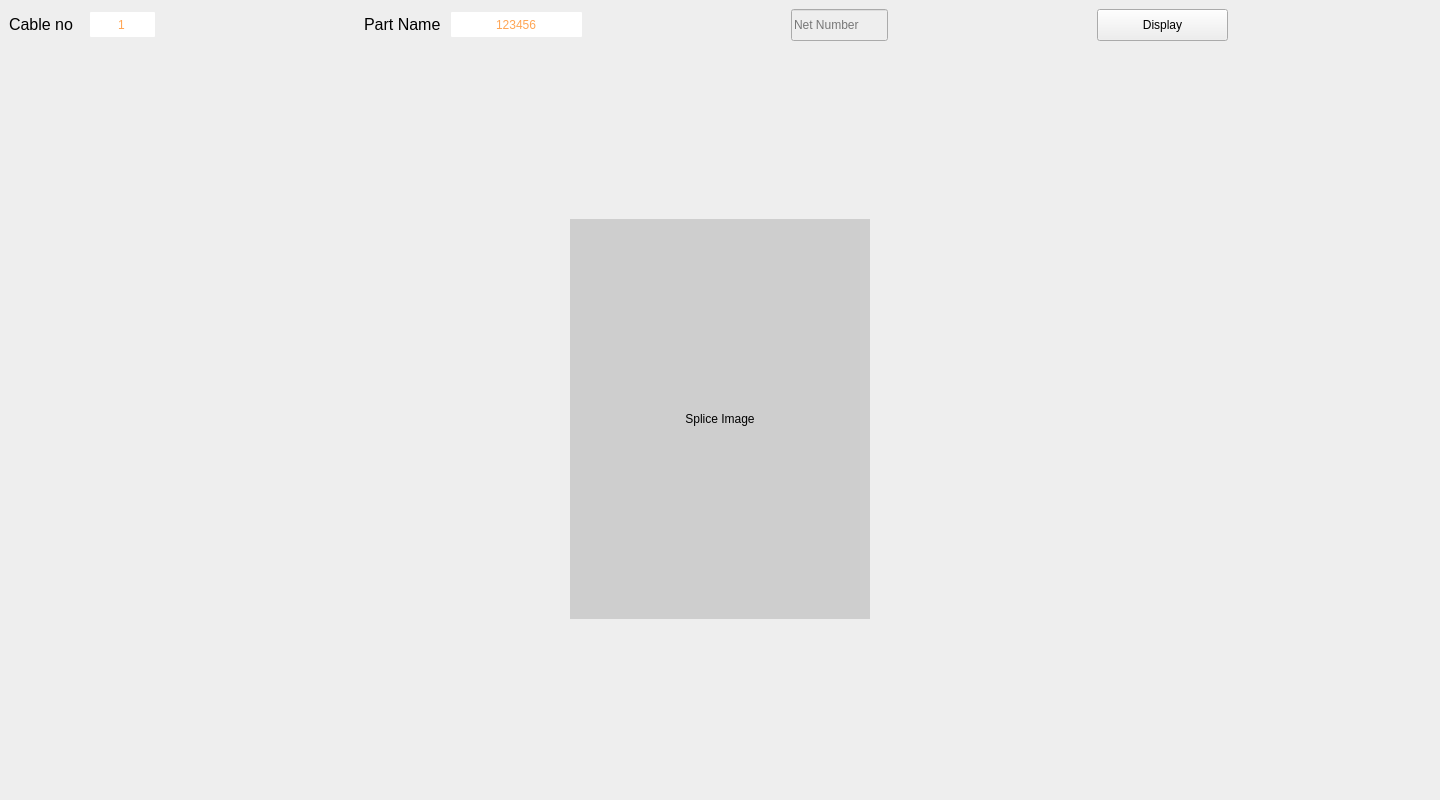
<?xml version="1.0" encoding="UTF-8"?>
<ui version="4.0">
 <class>MainWindow</class>
 <widget class="QMainWindow" name="MainWindow">
  <property name="geometry">
   <rect>
    <x>0</x>
    <y>0</y>
    <width>1440</width>
    <height>800</height>
   </rect>
  </property>
  <property name="minimumSize">
   <size>
    <width>300</width>
    <height>400</height>
   </size>
  </property>
  <property name="windowTitle">
   <string>MainWindow</string>
  </property>
  <property name="styleSheet">
   <string notr="true">background-color: rgb(238, 238, 238);</string>
  </property>
  <widget class="QWidget" name="centralwidget">
   <layout class="QGridLayout" name="gridLayout">
    <item row="0" column="0">
     <layout class="QHBoxLayout" name="horizontalLayout">
      <item>
       <layout class="QVBoxLayout" name="verticalLayout">
        <item>
         <layout class="QHBoxLayout" name="horizontalLayout_3">
          <item>
           <widget class="QLabel" name="label_8">
            <property name="minimumSize">
             <size>
              <width>75</width>
              <height>22</height>
             </size>
            </property>
            <property name="maximumSize">
             <size>
              <width>75</width>
              <height>39</height>
             </size>
            </property>
            <property name="styleSheet">
             <string notr="true">font: 14pt &quot;Roboto Condensed&quot;;</string>
            </property>
            <property name="text">
             <string>&lt;html&gt;&lt;head/&gt;&lt;body&gt;&lt;p&gt;&lt;span style=&quot; font-size:12pt;&quot;&gt;Cable no&lt;/span&gt;&lt;/p&gt;&lt;/body&gt;&lt;/html&gt;</string>
            </property>
           </widget>
          </item>
          <item>
           <widget class="QLineEdit" name="lineEdit_2">
            <property name="enabled">
             <bool>true</bool>
            </property>
            <property name="minimumSize">
             <size>
              <width>65</width>
              <height>21</height>
             </size>
            </property>
            <property name="maximumSize">
             <size>
              <width>65</width>
              <height>25</height>
             </size>
            </property>
            <property name="focusPolicy">
             <enum>Qt::ClickFocus</enum>
            </property>
            <property name="styleSheet">
             <string notr="true">border-radius: 1px;
font: 14pt &quot;Roboto Condensed&quot;;
background-color: rgbA(255, 255, 255,0);
color: rgb(255, 165, 83);</string>
            </property>
            <property name="text">
             <string>1</string>
            </property>
            <property name="alignment">
             <set>Qt::AlignCenter</set>
            </property>
           </widget>
          </item>
          <item>
           <spacer name="horizontalSpacer">
            <property name="orientation">
             <enum>Qt::Horizontal</enum>
            </property>
            <property name="sizeHint" stdset="0">
             <size>
              <width>40</width>
              <height>20</height>
             </size>
            </property>
           </spacer>
          </item>
          <item>
           <widget class="QLabel" name="label_9">
            <property name="minimumSize">
             <size>
              <width>81</width>
              <height>22</height>
             </size>
            </property>
            <property name="maximumSize">
             <size>
              <width>81</width>
              <height>39</height>
             </size>
            </property>
            <property name="styleSheet">
             <string notr="true">font: 14pt &quot;Roboto Condensed&quot;;</string>
            </property>
            <property name="text">
             <string>&lt;html&gt;&lt;head/&gt;&lt;body&gt;&lt;p&gt;&lt;span style=&quot; font-size:12pt;&quot;&gt;Part Name&lt;/span&gt;&lt;/p&gt;&lt;/body&gt;&lt;/html&gt;</string>
            </property>
           </widget>
          </item>
          <item>
           <widget class="QLineEdit" name="lineEdit_3">
            <property name="minimumSize">
             <size>
              <width>131</width>
              <height>21</height>
             </size>
            </property>
            <property name="maximumSize">
             <size>
              <width>131</width>
              <height>25</height>
             </size>
            </property>
            <property name="focusPolicy">
             <enum>Qt::ClickFocus</enum>
            </property>
            <property name="styleSheet">
             <string notr="true">border-radius: 1px;
font: 14pt &quot;Roboto Condensed&quot;;
background-color: rgbA(255, 255, 255,0);
color: rgb(255, 165, 83);</string>
            </property>
            <property name="text">
             <string>123456</string>
            </property>
            <property name="maxLength">
             <number>16</number>
            </property>
            <property name="alignment">
             <set>Qt::AlignCenter</set>
            </property>
           </widget>
          </item>
          <item>
           <spacer name="horizontalSpacer_4">
            <property name="orientation">
             <enum>Qt::Horizontal</enum>
            </property>
            <property name="sizeHint" stdset="0">
             <size>
              <width>40</width>
              <height>20</height>
             </size>
            </property>
           </spacer>
          </item>
          <item>
           <widget class="QLineEdit" name="lineEdit">
            <property name="minimumSize">
             <size>
              <width>97</width>
              <height>32</height>
             </size>
            </property>
            <property name="maximumSize">
             <size>
              <width>91</width>
              <height>32</height>
             </size>
            </property>
            <property name="placeholderText">
             <string>Net Number</string>
            </property>
           </widget>
          </item>
          <item>
           <spacer name="horizontalSpacer_2">
            <property name="orientation">
             <enum>Qt::Horizontal</enum>
            </property>
            <property name="sizeHint" stdset="0">
             <size>
              <width>40</width>
              <height>20</height>
             </size>
            </property>
           </spacer>
          </item>
          <item>
           <widget class="QPushButton" name="pushButton">
            <property name="minimumSize">
             <size>
              <width>131</width>
              <height>32</height>
             </size>
            </property>
            <property name="maximumSize">
             <size>
              <width>131</width>
              <height>32</height>
             </size>
            </property>
            <property name="styleSheet">
             <string notr="true">border-image: url(:/images/final_assets/Secondary_btn/fix_color.png);</string>
            </property>
            <property name="text">
             <string>Display</string>
            </property>
           </widget>
          </item>
          <item>
           <spacer name="horizontalSpacer_3">
            <property name="orientation">
             <enum>Qt::Horizontal</enum>
            </property>
            <property name="sizeHint" stdset="0">
             <size>
              <width>40</width>
              <height>20</height>
             </size>
            </property>
           </spacer>
          </item>
         </layout>
        </item>
        <item>
         <spacer name="verticalSpacer">
          <property name="orientation">
           <enum>Qt::Vertical</enum>
          </property>
          <property name="sizeHint" stdset="0">
           <size>
            <width>20</width>
            <height>40</height>
           </size>
          </property>
         </spacer>
        </item>
        <item>
         <layout class="QHBoxLayout" name="horizontalLayout_4">
          <item>
           <widget class="QLabel" name="label">
            <property name="minimumSize">
             <size>
              <width>300</width>
              <height>400</height>
             </size>
            </property>
            <property name="maximumSize">
             <size>
              <width>300</width>
              <height>400</height>
             </size>
            </property>
            <property name="styleSheet">
             <string notr="true">background-color: rgb(206, 206, 206);</string>
            </property>
            <property name="text">
             <string>Splice Image</string>
            </property>
            <property name="scaledContents">
             <bool>true</bool>
            </property>
            <property name="alignment">
             <set>Qt::AlignCenter</set>
            </property>
           </widget>
          </item>
         </layout>
        </item>
        <item>
         <spacer name="verticalSpacer_2">
          <property name="orientation">
           <enum>Qt::Vertical</enum>
          </property>
          <property name="sizeHint" stdset="0">
           <size>
            <width>20</width>
            <height>40</height>
           </size>
          </property>
         </spacer>
        </item>
       </layout>
      </item>
     </layout>
    </item>
   </layout>
  </widget>
 </widget>
 <resources>
  <include location="resource.qrc"/>
 </resources>
 <connections/>
</ui>
